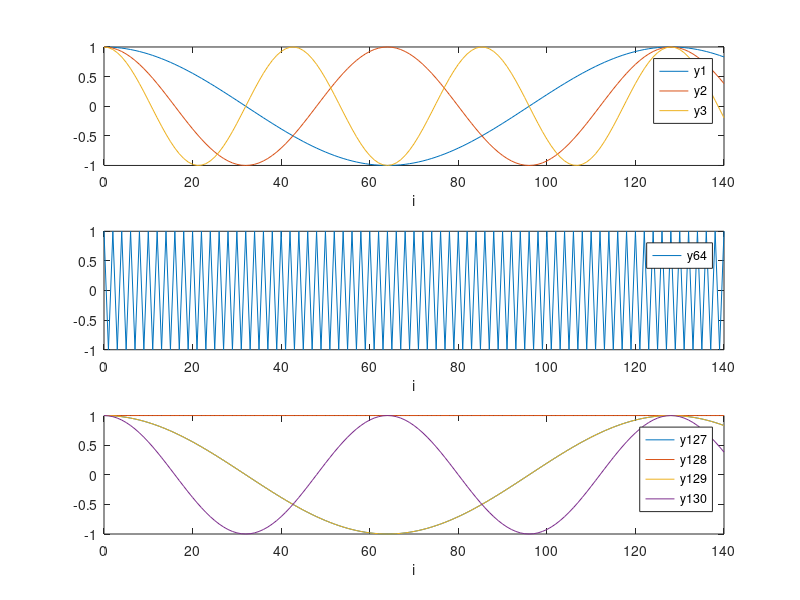

Here is the MATLAB script that generated this plot:
% F12FTDISC1S

% Graph of cosine functions depending on i = 1,2,3....and frequencies 1/128,2/128
% and so on to 130/128. Look for the repetition.

% Length interval is i = 1,2,3...
function F12FTDISC1S;
i = (0:1:140);

% 1.Frequencies
% f = 1/128, 2/128, 3/128
y1 = cos(2*pi*(1/128)*i);
y2 = cos(2*pi*(2/128)*i);
y3 = cos(2*pi*(3/128)*i);

figure(1);
subplot(3,1,1);
plot(i,y1,i,y2,i,y3);
axis([0 140 -1 1]);
xlabel('i');
legend('y1','y2','y3');

% 2.Frequency 64/128
y64 = cos(2*pi*(64/128)*i);

subplot(3,1,2);
plot(i,y64);
axis([0 140 -1 1]);
xlabel('i');
legend('y64');

% 3.Frequencies
% 127/128, 128/128, 129/128, 130/128

y127 = cos(2*pi*(127/128)*i);
y128 = cos(2*pi*(128/128)*i); % will not show up on the graph
y129 = cos(2*pi*(129/128)*i); % same as 127/128 and 1/128
y130 = cos(2*pi*(130/128)*i); % same as 2/128

subplot(3,1,3);
plot(i,y127,i,y128,i,y129,i,y130);
axis([0 140 -1 1]);
xlabel('i');
legend('y127','y128','y129','y130');
